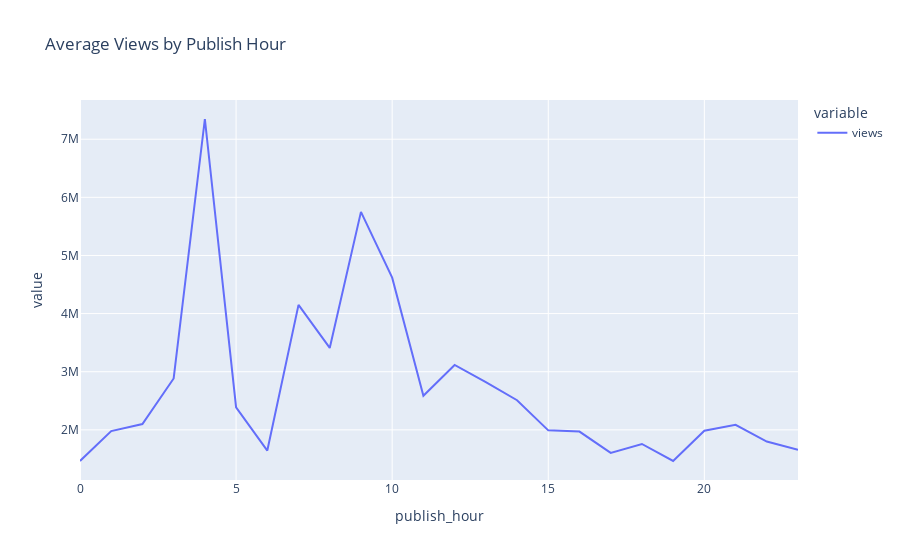

The code cell stored with this chart in its notebook:
### Code cell
hourly_views = data.groupby('publish_hour')['views'].mean()
px.line(hourly_views, title='Average Views by Publish Hour')

### Figure 1 — Plotly figure (JSON) as saved in the notebook; plotly's stock layout.template omitted (floating-point values rounded to 4 significant figures)
{"data": [{"hovertemplate": "variable=views<br>publish_hour=%{x}<br>value=%{y}<extra></extra>", "legendgroup": "views", "line": {"color": "#636efa", "dash": "solid"}, "marker": {"symbol": "circle"}, "mode": "lines", "name": "views", "orientation": "v", "showlegend": true, "type": "scatter", "x": [0, 1, 2, 3, 4, 5, 6, 7, 8, 9, 10, 11, 12, 13, 14, 15, 16, 17, 18, 19, 20, 21, 22, 23], "xaxis": "x", "y": [1464000.0, 1979000.0, 2099000.0, 2884000.0, 7348000.0, 2386000.0, 1644000.0, 4150000.0, 3409000.0, 5750000.0, 4618000.0, 2585000.0, 3116000.0, 2822000.0, 2509000.0, 1991000.0, 1971000.0, 1604000.0, 1757000.0, 1465000.0, 1986000.0, 2087000.0, 1799000.0, 1657000.0], "yaxis": "y"}], "layout": {"legend": {"title": {"text": "variable"}, "tracegroupgap": 0}, "title": {"text": "Average Views by Publish Hour"}, "xaxis": {"anchor": "y", "domain": [0, 1], "title": {"text": "publish_hour"}}, "yaxis": {"anchor": "x", "domain": [0, 1], "title": {"text": "value"}}}}
